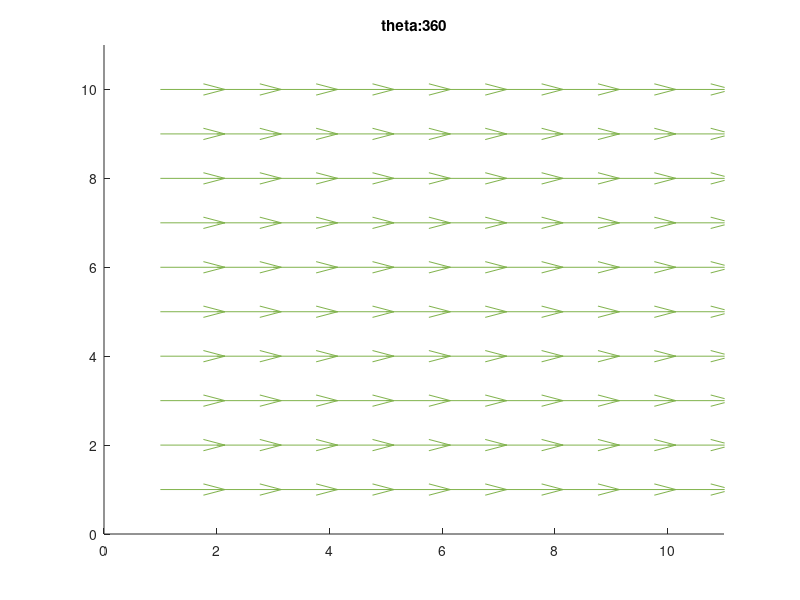

Write the MATLAB code that produced this figure.
%% January 21, 2020.
% J. Carpenter

% get a grid of locations
[X,Y] = meshgrid(1:10,1:10);
X = reshape(X, length(X)^2, 1);
Y = reshape(Y, length(Y)^2, 1);

% vector orientation
theta = 360;
thetaVec = repmat(theta, 100, 1);

% define u and v
u = cos(thetaVec .* pi/180); 
v = sin(thetaVec .* pi/180);

figure; hold on;
% set(gca, 'visible', 'off')
xlim([0 11]); ylim([0 11]);

% plot data vectors
modelVecs = quiver(X, Y, u, v);
set(modelVecs, 'Color', [.5 .7 .3]);

% set a title
tit = strcat('theta: ', sprintf('%.f', theta));
title(tit); box off;


